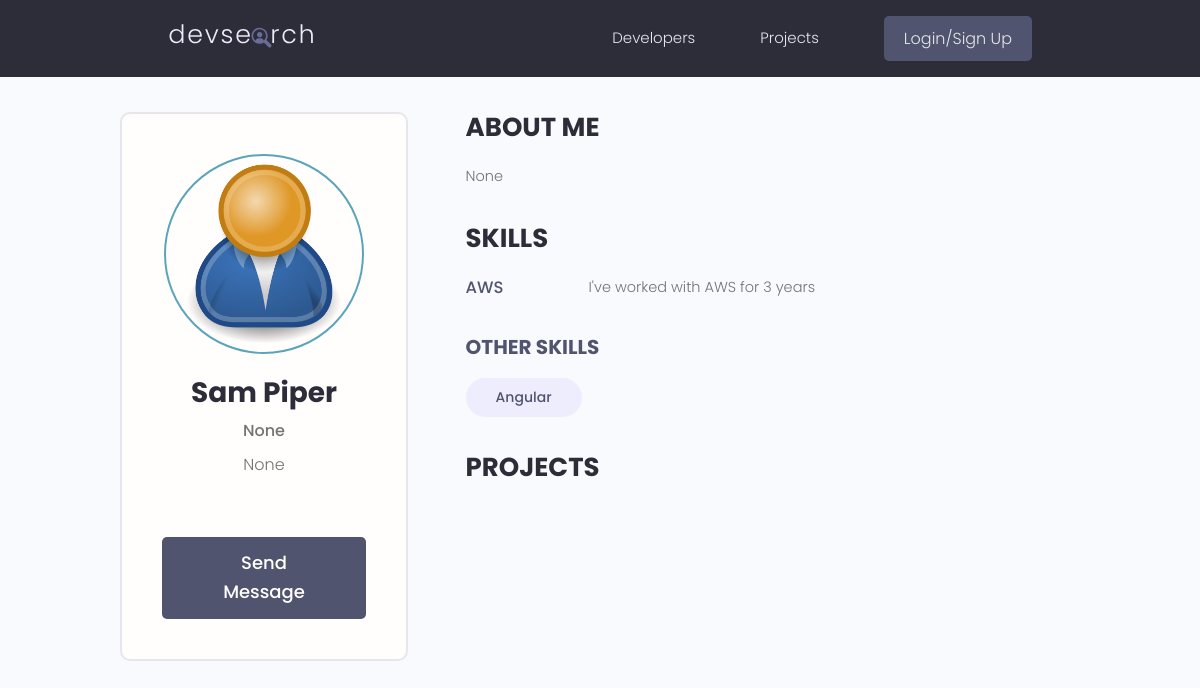
The page /user-profile/00ca14c08cf74ff18eca38bc814dca9b/ on the database as committed earlier.
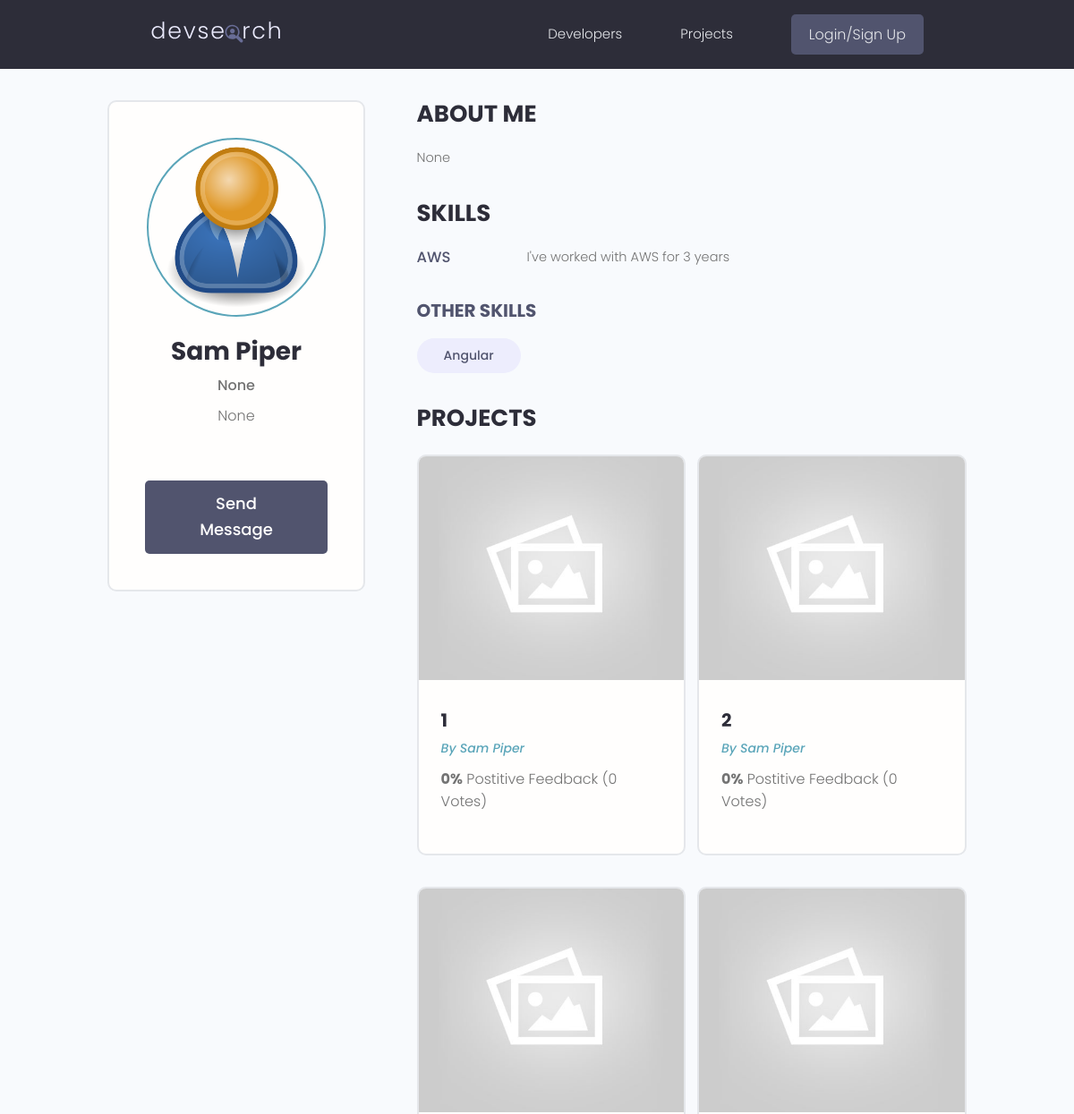
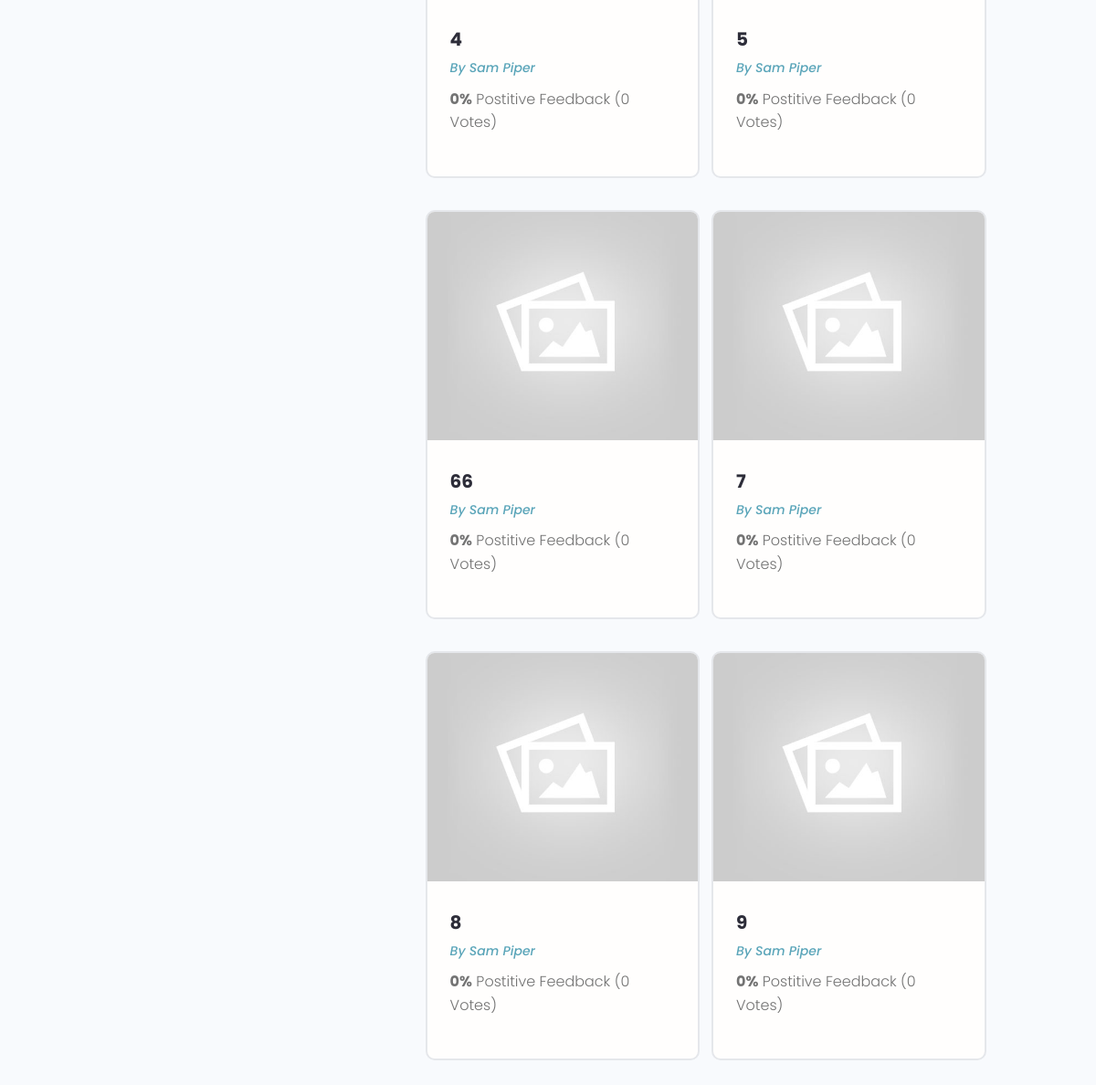
The same page on the database as committed later (2 pictures, top to bottom).
### users/models.py (models this page shows, shortened)
class Skill(models.Model):
    owner = models.ForeignKey(Profile, on_delete=models.CASCADE, null=True, blank=True)
    name = models.CharField(max_length=200, blank=True, null=True)
    description = models.TextField(blank=True, null=True)
    created = models.DateTimeField(auto_now_add=True)
    id = models.UUIDField(default=uuid.uuid4, unique=True, primary_key=True, editable=False)
    def __str__(self) -> str:
        return str(self.name)

class Profile(models.Model):
    user = models.OneToOneField(User, on_delete=models.CASCADE, null=True, blank=True)
    name = models.CharField(max_length=200, blank=True, null=True)
    email = models.EmailField(max_length=300, blank=True, null=True)
    username = models.CharField(max_length=200, blank=True, null=True)
    location = models.CharField(max_length=200, blank=True, null=True)
    short_intro = models.CharField(max_length=200, blank=True, null=True)
    bio = models.TextField(blank=True, null=True)
    profile_image = models.ImageField(null=True, blank=True, upload_to= 'profiles/', default='profiles/user-default.png')
    social_github = models.CharField(max_length=200, blank=True, null=True)
    social_twitter = models.CharField(max_length=200, blank=True, null=True)
    social_linkedin = models.CharField(max_length=200, blank=True, null=True)
    social_youtube = models.CharField(max_length=200, blank=True, null=True)
    social_website = models.CharField(max_length=200, blank=True, null=True)
    created = models.DateTimeField(auto_now_add=True)
    id = models.UUIDField(default=uuid.uuid4, unique=True, primary_key=True, editable=False)

### projects/models.py (models this page shows, shortened)
class Project(models.Model):
    owner = models.ForeignKey(Profile, null=True, blank=True, on_delete=models.SET_NULL)
    title = models.CharField(max_length=200)
    description = models.TextField(null=True, blank=True) # null is for the DB and blank is for the
    featured_image = models.ImageField(null=True, blank=True, default="default.jpg")
    demo_link = models.CharField(max_length=2000, null=True, blank=True)
    source_link = models.CharField(max_length=2000, null=True, blank=True)
    tags = models.ManyToManyField('Tag', blank=True)
    vote_total = models.IntegerField(default=0, null=True, blank=True)
    vote_ratio = models.IntegerField(default=0, null=True, blank=True)
    created = models.DateTimeField(auto_now_add=True)
    id = models.UUIDField(default=uuid.uuid4, unique=True, primary_key=True, editable=False)
    class Meta:
        ordering = ['-vote_ratio', '-vote_total', 'title']

### users/views.py (the view)
# urls.py: path('user-profile/<str:pk>/', views.userProfile, name='user-profile'),
def userProfile(request, pk):
    profile = Profile.objects.get(id=pk)
    topSkills = profile.skill_set.exclude(description__exact="")
    otherSkills = profile.skill_set.filter(description="")
    context = {'profile':profile, 'topSkills':topSkills, 'otherSkills': otherSkills}
    return render(request, 'users/user-profile.html', context)

### users/templates/users/user-profile.html (shortened to what this page needs)
{% extends 'main.html' %}
{% block content %}
<main class="profile my-md">
    <div class="container">
      <div class="layout">
        <div class="column column--1of3">
          <div class="card text-center">
            <div class="card__body dev">
              <img class="avatar avatar--xl" src="{{ profile.profile_image.url }}" />
              <h2 class="dev__name">{{ profile.name }}</h2>
              <p class="dev__title">{{ profile.short_intro }}</p>
              <p class="dev__location">{{ profile.location }}</p>
              {% if request.user.profile.id != profile.id %}
              <a href="{% url 'create-message' profile.id %}" class="btn btn--sub btn--lg">Send Message </a>
              {% endif %}
            </div>
          </div>
        </div>
        <div class="column column--2of3">
          <div class="devInfo">
            <h3 class="devInfo__title">About Me</h3>
            <p class="devInfo__about">{{ profile.bio }}</p>
          </div>
          <div class="devInfo">
            <h3 class="devInfo__title">Skills</h3>
            <div class="devInfo__skills">
                {% for skill in topSkills %}
              <div class="devSkill">
                <h4 class="devSkill__title">{{ skill.name }}</h4>
                <p class="devSkill__info">{{ skill.description }}</p>
              </div>
                {% endfor %}
              <h3 class="devInfo__subtitle">Other Skills</h3>
              <div class="devInfo__otherSkills">
                {% for skill in otherSkills %}
                <span class="tag tag--pill tag--sub tag--lg">
                  <small>{{ skill }}</small>
                </span>
                {% endfor %}
              </div>
            </div>
          </div>
          <div class="devInfo">
            <h3 class="devInfo__title">Projects</h3>
            <div class="grid grid--two">
                {% for project in profile.project_set.all %}
              <div class="column">
                <div class="card project">
                  <a href="{% url 'project' project.id %}" class="project">
                    <img class="project__thumbnail" src="{{project.featured_image.url}}" alt="project thumbnail" />
                    <div class="card__body">
                      <h3 class="project__title">{{ project.title }}</h3>
                      <p><a class="project__author" href="{% url 'user-profile' project.owner.id %}">By {{ project.owner.name }}</a></p>
                      <p class="project--rating">
                        <span style="font-weight: bold;">{{project.vote_ratio}}%</span> Postitive
                        Feedback ({{project.vote_total}} Vote{{project.vote_total|pluralize:"s"}})
                      </p>
                    </div>
                  </a>
                </div>
              </div>
              {% endfor %}
            </div>
          </div>
        </div>
      </div>
    </div>
  </main>
{% endblock %}

Rows that differ between the two databases and show on the page:
added Project: featured_image (placeholder picture), title "1", owner.name "Sam Piper", vote_ratio "0", vote_total "0"
added Project: featured_image (placeholder picture), title "2", owner.name "Sam Piper", vote_ratio "0", vote_total "0"
added Project: featured_image (placeholder picture), title "4", owner.name "Sam Piper", vote_ratio "0", vote_total "0"
added Project: featured_image (placeholder picture), title "5", owner.name "Sam Piper", vote_ratio "0", vote_total "0"
added Project: featured_image (placeholder picture), title "66", owner.name "Sam Piper", vote_ratio "0", vote_total "0"
added Project: featured_image (placeholder picture), title "7", owner.name "Sam Piper", vote_ratio "0", vote_total "0"
added Project: featured_image (placeholder picture), title "8", owner.name "Sam Piper", vote_ratio "0", vote_total "0"
added Project: featured_image (placeholder picture), title "9", owner.name "Sam Piper", vote_ratio "0", vote_total "0"
